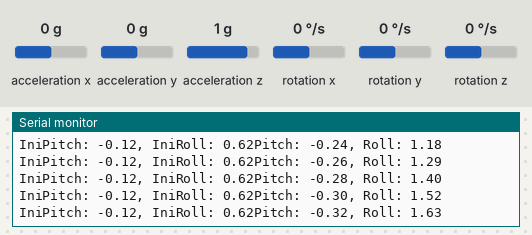
This sketch was run on a simulated Arduino Uno, built with avr-gcc and run on an emulated ATmega328P. Shown: the last lines printed to the serial monitor. Inputs (shaded band) come from the test bench; at power-on: acceleration x 0 g, acceleration y 0 g, acceleration z 1 g, rotation x 0 °/s, rotation y 0 °/s, rotation z 0 °/s.

Above: at 5.2 s.
5.3 s: acceleration x set to -1.4 g
At 5.36 s:
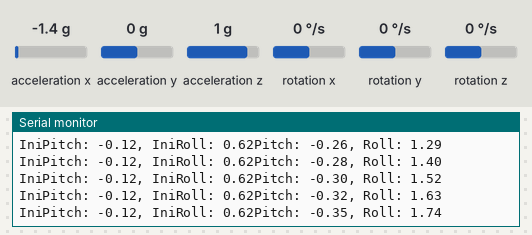
6.8 s: acceleration y set to -1.4 g
At 6.89 s:
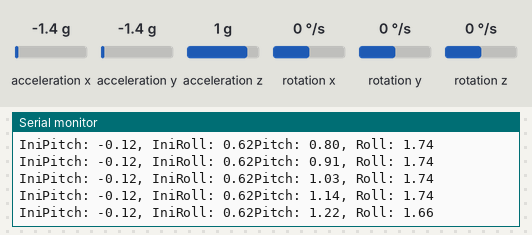
8.3 s: acceleration z set to -1.4 g
At 8.3 s:
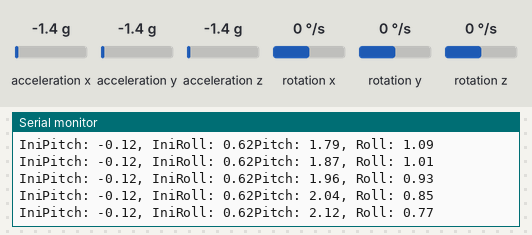
9.8 s: rotation x set to -192 °/s
At 9.83 s:
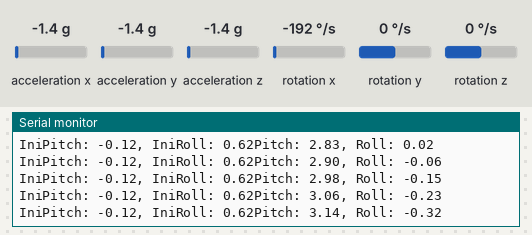
11.3 s: rotation y set to -192 °/s
At 11.36 s:
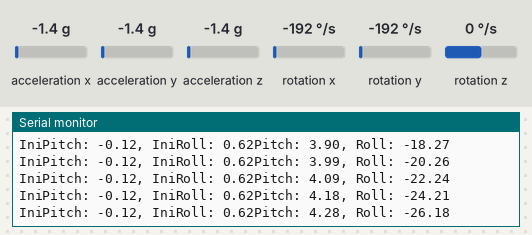
Timing chart, 0 to 13.8 s (numbered marks = the images above; inputs shaded):
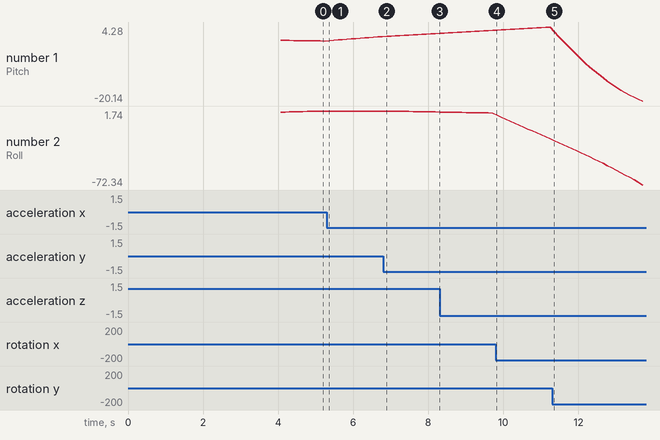

Measured:
- after the input at 6.8 s, the serial monitor: prints a new line after 0.09 s (image 2)
- plotted number 1: -0.35 → 1.14 after the input at 5.3 s, 1.14 → 2.12 after the input at 6.8 s, 2.12 → 3.14 after the input at 8.3 s, 3.14 → 4.28 after the input at 9.8 s, 4.28 → -20.14 after the input at 11.3 s
- plotted number 2: 1.74 → 0.77 after the input at 6.8 s, 0.77 → -0.32 after the input at 8.3 s, -0.32 → -26.18 after the input at 9.8 s, -26.18 → -72.34 after the input at 11.3 s

The sketch:

gyroscope.ino
```cpp
#include <Wire.h>
#include <MadgwickAHRS.h>
#include <MPU6050.h>

Madgwick filter;
MPU6050 mpu;

// Calibration offsets obtained from your previous readings
const int16_t accelXOffset = -3;  // XAccel offset
const int16_t accelYOffset = -15;   // YAccel offset
const int16_t accelZOffset = 16380; // ZAccel offset (adjust if necessary)
const int16_t gyroXOffset = 0;     // XGyro offset
const int16_t gyroYOffset = -1;     // YGyro offset
const int16_t gyroZOffset = -1;     // ZGyro offset

// Variables to store the initial roll and pitch
float initialRoll = 0;
float initialPitch = 0;

void setup() {
    Serial.begin(115200);  // Initialize Serial communication
    Wire.begin();
    mpu.initialize();
    filter.begin(100);  // Filter update rate in Hz
    Serial.println("MPU6050 Mouse Control Ready");

    // Wait for the sensor to stabilize
    delay(1000);

    // Variables to accumulate multiple readings
    float totalRoll = 0;
    float totalPitch = 0;
    const int numReadings = 10;  // Number of readings to average

    for (int i = 0; i < numReadings; i++) {
        int16_t ax, ay, az, gx, gy, gz;
        mpu.getMotion6(&ax, &ay, &az, &gx, &gy, &gz);

        // Apply calibration offsets
        float gyroX = (gx - gyroXOffset) / 131.0;
        float gyroY = (gy - gyroYOffset) / 131.0;
        float gyroZ = (gz - gyroZOffset) / 131.0;
        float accelX = (ax - accelXOffset) / 16384.0;
        float accelY = (ay - accelYOffset) / 16384.0;
        float accelZ = (az - accelZOffset) / 16384.0;

        // Update the Madgwick filter with calibrated values
        filter.updateIMU(gyroX, gyroY, gyroZ, accelX, accelY, accelZ);

        // Accumulate roll and pitch values
        totalRoll += filter.getRoll();
        totalPitch += filter.getPitch();

        // Delay between readings (optional, to allow for stabilization)
        delay(100);
    }

    // Calculate the average roll and pitch
    initialRoll = totalRoll / numReadings;
    initialPitch = totalPitch / numReadings;

    Serial.print("Initial Roll: ");
    Serial.println(initialRoll);
    Serial.print("Initial Pitch: ");
    Serial.println(initialPitch);
    delay(2000);
    Serial.println("Initial roll and pitch set based on average of readings.");
}

void loop() {
    int16_t ax, ay, az, gx, gy, gz;
    mpu.getMotion6(&ax, &ay, &az, &gx, &gy, &gz);

    // Apply calibration offsets
    float gyroX = (gx - gyroXOffset) / 131.0;
    float gyroY = (gy - gyroYOffset) / 131.0;
    float gyroZ = (gz - gyroZOffset) / 131.0;
    float accelX = (ax - accelXOffset) / 16384.0;
    float accelY = (ay - accelYOffset) / 16384.0;
    float accelZ = (az - accelZOffset) / 16384.0;

    // Update the Madgwick filter with gyroscope and accelerometer data
    filter.updateIMU(gyroX, gyroY, gyroZ, accelX, accelY, accelZ);

    // Get orientation angles (in radians)
    float roll = filter.getRoll();
    float pitch = filter.getPitch();

    // Subtract the initial roll and pitch to make the current position relative to the start
    float relativePitch = (pitch - initialPitch);  // Make it more sensitive
    float relativeRoll = (roll - initialRoll);      // Make it more sensitive

    Serial.print("IniPitch: ");
    Serial.print(initialPitch);
    Serial.print(", IniRoll: ");
    Serial.print(initialRoll);
    Serial.print("Pitch: ");
    Serial.print(relativePitch);
    Serial.print(", Roll: ");
    Serial.println(relativeRoll);
    Serial.println();

    delay(110);  // Adjust delay as needed
}
```
